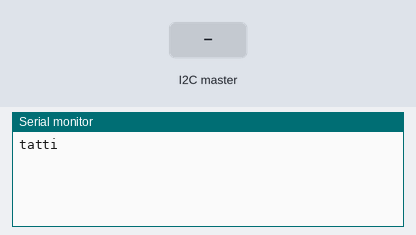
Bench run of a sketch on a simulated Arduino Uno, built with avr-gcc and run on an emulated ATmega328P. Parts: the last lines printed to the serial monitor. The test bench sets the inputs (shaded band). No radio packets arrive unless stated.

Above: at 1.2 s.
1.3 s: the I2C master sends the byte 1
At 1.9 s:
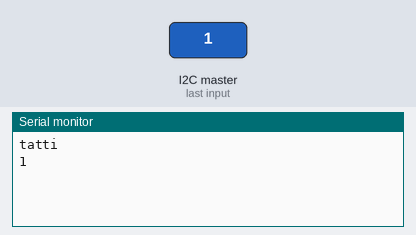
2.8 s: the I2C master sends the byte 0
At 4.3 s:
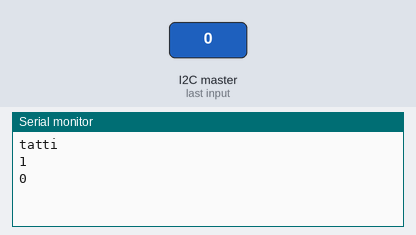

The sketch:

sst1.ino
```cpp
#include <SPI.h>
#include "RF24.h"
#include<Wire.h>
#define SLAVE_ADDRESS 0x04

int msg[1];                               //SCK -> 13//MISO -> 12//MOSI -> 11//CSN -> 7//CE -> 8 //declaring variable array msg
int number = 0;
int state = 0;
RF24 radio(8,7);                          //radio is a struct variable of data type RF24
const uint64_t pipe = 0xE8E8F0F0E1LL;             //(shipdistance address) channel A  address are 40 bit . LL means long long
const uint64_t pipe1 = 0xE8E8F0F0A1LL;             //(Distress address) channel B : to set channel use radio.setChannel(0-127
rf24_pa_dbm_e level,power;                       //input variable (in this case potentiometer pin) need to change that
rf24_pa_dbm_e RF24_PA_MED;
int val;

void setup(void)
{
Serial.begin(115200);
radio.begin();
radio.setChannel(0x0A);
radio.openWritingPipe(pipe);
Wire.begin(SLAVE_ADDRESS);
Wire.onReceive(receiveData);
Serial.println("tatti");
//Wire.onRequest(sendData);
pinMode(9,INPUT);
}

void loop(void)
{
delay(1);

if(0)
{
  radio.setChannel(0x78);
  radio.openWritingPipe(pipe1);
  val = 5;
  msg[0] = val;
  level=RF24_PA_MAX;
  radio.setPALevel(level) ;
  power= radio.getPALevel();
  Serial.println(msg[0]);
  radio.write(msg, 1);
}

}

void receiveData(int byteCount){

while(Wire.available())
{
  number = Wire.read();
  //Serial.print("data received: ");
  Serial.println(number);
  if(number==1)
  {
    //Serial.println("d");
    radio.setChannel(0x0A);
    //Serial.println("b");
    val = 8;
    msg[0] = val;
    //Serial.println("a");
    level=RF24_PA_MAX;
    radio.setPALevel(level) ;
    //Serial.println("f");
    power= radio.getPALevel();
    //Serial.println(msg[0]);
    radio.write(msg, 1);
    //Serial.println("e");
  }
}
}

void sendData(){
Wire.write(number);
Serial.println("g");
}
```

Measured:
- after the input at 1.3 s, the serial monitor: prints a new line at once (image 1)
- after the input at 2.8 s, the serial monitor: prints a new line at once (image 2)
